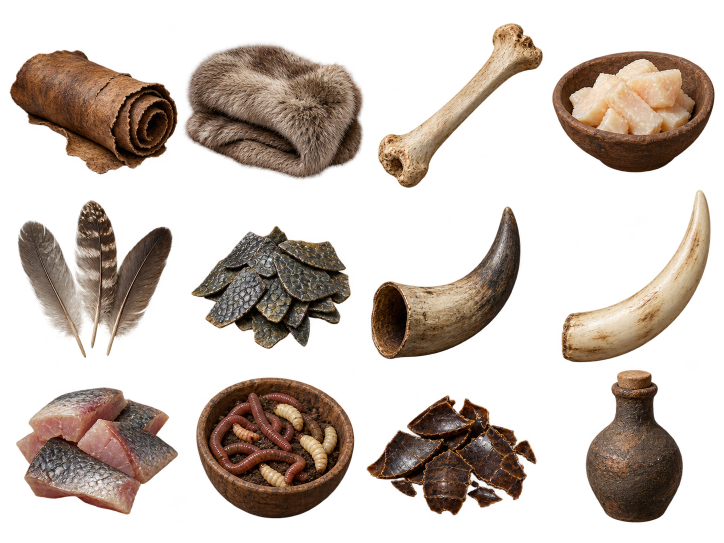
#> input picture Art/Items/Atlases/2026-10-14/Animal-Marine-Materials-Atlas-v1.png, 1448 x 1086 px (shown at 1/2 size)
$ python -i cut_item_icons.py   (imports and definitions only)
#> lines starting #> are read from the running program, lines starting #| are printed output that depends on the picture
#> further down, picture is the input picture: PIL image 1448x1086 RGBA; mean R, G, B, A 51.4, 39, 30.1, 95.3
"""Cut inventory icons out of the reviewed item atlases. Safe to run again.
    python Scripts/Art/cut_item_icons.py

Each icon is one cell of an atlas in Art/CATALOG.json. Objects overflow the atlas's equal cells, and the
backgrounds were removed by a generator that left a red and yellow fringe and stray specks, so each cut is cleaned:
  - the cell is widened, and only the pieces whose centre lies in it are kept (not a neighbour's overhang),
  - specks and the thin fringe are opened and eroded away from the alpha,
  - the edge band takes its colour from the object's own interior, never from the fringe,
  - the object is trimmed, centred and scaled into a 256 px transparent square.
Writes Art/Items/Icons/<Name>-v1.png and Art/Items/Icons/contact-sheet.png for review. Art only: which item
uses which icon is set in Scripts/Setup/import_item_icons.py.
"""
import json
from pathlib import Path
from PIL import Image, ImageChops, ImageFilter

ROOT = Path(__file__).resolve().parents[2]
OUT = ROOT / 'Art/Items/Icons'
SIZE, MARGIN = 256, 14
ATLASES = 'Art/Items/Atlases/2026-10-14'

# (icon name, atlas file, slot index). Names describe the picture, not an item's balance or recipe.
ICONS = [
    ('Wood', 'Core-Resources-Atlas-v1.png', 0), ('Thatch', 'Core-Resources-Atlas-v1.png', 1),
    ('Fiber', 'Core-Resources-Atlas-v1.png', 2), ('Stone', 'Core-Resources-Atlas-v1.png', 3),
    ('Sticks', 'Core-Resources-Atlas-v1.png', 4),
    ('AzrenBerry', 'forage1-Atlas-v1.png', 7), ('SpoiledBerries', 'medicine-Atlas-v1.png', 7),
    ('Hide', 'Animal-Marine-Materials-Atlas-v1.png', 0), ('CopperOre', 'Metal-Ores-Atlas-v1.png', 0),
    ('WoodenAxe', 'Portable-Tools-Atlas-v1.png', 0), ('WoodenPickaxe', 'Portable-Tools-Atlas-v1.png', 1),
    ('WoodenShovel', 'Portable-Tools-Atlas-v1.png', 2), ('WaterSkin', 'Portable-Tools-Atlas-v1.png', 3),
    ('StoneAxe', 'Portable-Tools-Atlas-v1.png', 4), ('StonePickaxe', 'Portable-Tools-Atlas-v1.png', 5),
    ('Torch', 'Portable-Tools-Atlas-v1.png', 10), ('RepairKit', 'Portable-Tools-Atlas-v1.png', 11),
    ('ShipWheel', 'fittings-Atlas-v1.png', 0), ('Cannon', 'fittings-Atlas-v1.png', 1),
    ('SmallSail', 'fittings-Atlas-v1.png', 4), ('MediumSail', 'fittings-Atlas-v1.png', 5),
    ('LargeSail', 'fittings-Atlas-v1.png', 6), ('CannonAmmo', 'ammo-Atlas-v1.png', 5),
]


# [72 lines left out: functions cell, own_pieces, clean, not called in this run]


def fit(image):
    box = image.getchannel('A').point(lambda v: 255 if v > 24 else 0).getbbox()
#> box = (19, 46, 1429, 1045)
    image = image.crop(box)
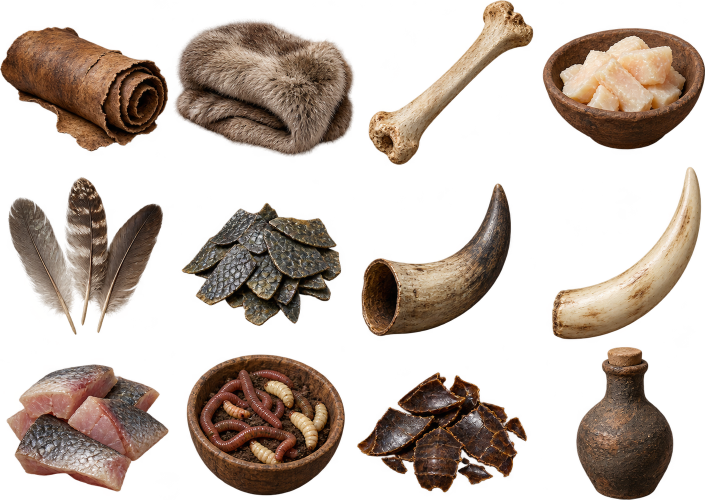
#> image: PIL image 1410x999 RGBA (shown at 1/2 size); mean R, G, B, A 57.3, 43.5, 33.6, 106.4; transparent parts drawn white
    scale = (SIZE - 2 * MARGIN) / max(image.size)
#> scale = 0.162
    image = image.resize((max(1, round(image.size[0] * scale)), max(1, round(image.size[1] * scale))), Image.LANCZOS)
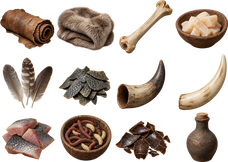
#> image: PIL image 228x162 RGBA; mean R, G, B, A 60.9, 46.1, 35.4, 106.6; transparent parts drawn white
    square = Image.new('RGBA', (SIZE, SIZE), (0, 0, 0, 0))
#> square: PIL image 256x256 RGBA; every value is 0
    square.alpha_composite(image, ((SIZE - image.size[0]) // 2, (SIZE - image.size[1]) // 2))
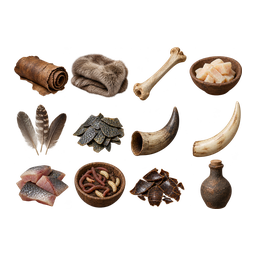
#> square: PIL image 256x256 RGBA; mean R, G, B, A 34.4, 26, 19.9, 60.1; transparent parts drawn white
    return square


# [13 lines left out: function main, not called in this run]


# [2 lines not run here, left out]

>>> from PIL import Image
>>> picture = Image.open('../../Art/Items/Atlases/2026-10-14/Animal-Marine-Materials-Atlas-v1.png')
>>> result = fit(picture)

$ run again, on Art/Items/Atlases/2026-10-14/Metal-Ingots-Atlas-v1.png
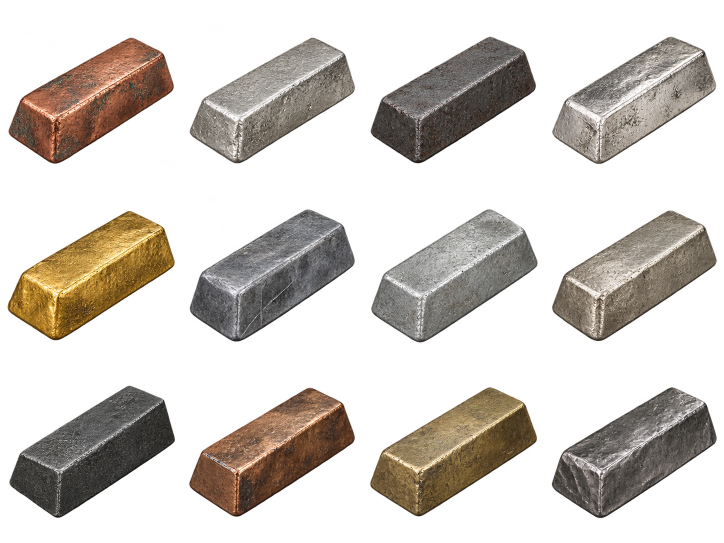
#> input picture Art/Items/Atlases/2026-10-14/Metal-Ingots-Atlas-v1.png, 1448 x 1086 px (shown at 1/2 size)
#> picture is the input picture: PIL image 1448x1086 RGBA; mean R, G, B, A 46.6, 40.7, 34.9, 89.6
#> box = (15, 73, 1434, 1037)
#> in fit, `image = image.resize((max(1, round(image.size[0] * scale)), max(1, rou..`:
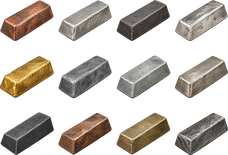
#> image: PIL image 228x155 RGBA; mean R, G, B, A 56.6, 49.5, 42.2, 103.2; transparent parts drawn white
#> in fit, `square.alpha_composite(image, ((SIZE - image.size[0]) // 2, (SIZE - im..`:
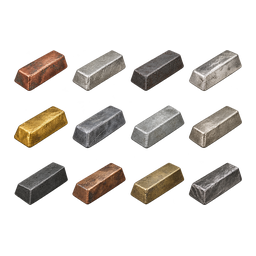
#> square: PIL image 256x256 RGBA; mean R, G, B, A 30.5, 26.7, 22.8, 55.6; transparent parts drawn white

$ run again, on Art/Items/Atlases/2026-10-14/climate-Atlas-v1.png
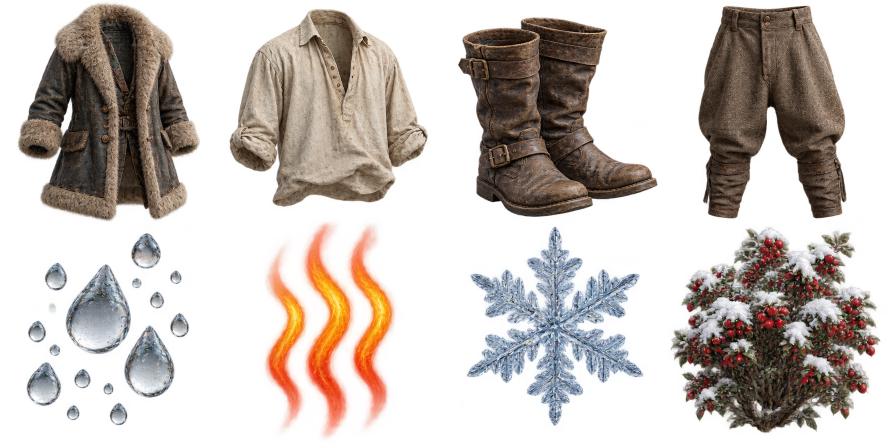
#> input picture Art/Items/Atlases/2026-10-14/climate-Atlas-v1.png, 1774 x 887 px (shown at 1/2 size)
#> picture is the input picture: PIL image 1774x887 RGBA; mean R, G, B, A 73.9, 60.7, 54.1, 104.6
#> box = (35, 4, 1761, 877)
#> in fit, `image = image.resize((max(1, round(image.size[0] * scale)), max(1, rou..`:
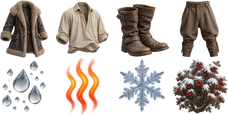
#> image: PIL image 228x115 RGBA; mean R, G, B, A 76.9, 63, 55.9, 109.4; transparent parts drawn white
#> in fit, `square.alpha_composite(image, ((SIZE - image.size[0]) // 2, (SIZE - im..`:
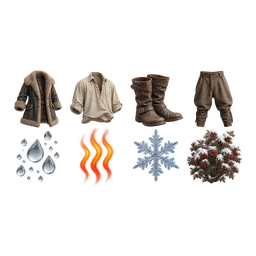
#> square: PIL image 256x256 RGBA; mean R, G, B, A 30.8, 25.2, 22.4, 43.8; transparent parts drawn white

$ run again, on Art/Items/Atlases/2026-10-14/forage3-Atlas-v2.png
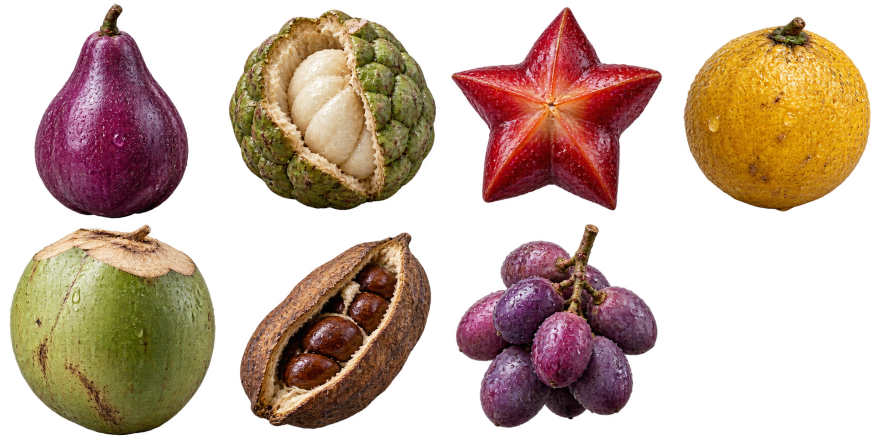
#> input picture Art/Items/Atlases/2026-10-14/forage3-Atlas-v2.png, 1774 x 887 px (shown at 1/2 size)
#> picture is the input picture: PIL image 1774x887 RGBA; mean R, G, B, A 71.3, 47.9, 32.6, 119
#> box = (19, 6, 1742, 871)
#> in fit, `image = image.resize((max(1, round(image.size[0] * scale)), max(1, rou..`:
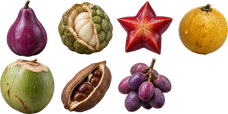
#> image: PIL image 228x114 RGBA; mean R, G, B, A 79.6, 54.2, 37.7, 125.8; transparent parts drawn white
#> in fit, `square.alpha_composite(image, ((SIZE - image.size[0]) // 2, (SIZE - im..`:
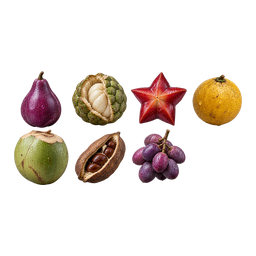
#> square: PIL image 256x256 RGBA; mean R, G, B, A 31.6, 21.5, 15, 49.9; transparent parts drawn white
